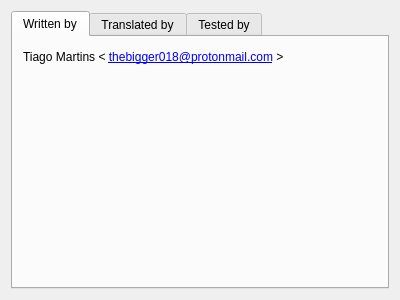
<?xml version="1.0" encoding="UTF-8"?>
<ui version="4.0">
 <class>Credits</class>
 <widget class="QDialog" name="Credits">
  <property name="geometry">
   <rect>
    <x>0</x>
    <y>0</y>
    <width>400</width>
    <height>300</height>
   </rect>
  </property>
  <property name="windowTitle">
   <string>Credits</string>
  </property>
  <property name="windowIcon">
   <iconset resource="icons.qrc">
    <normaloff>:/icons/icons/About.png</normaloff>:/icons/icons/About.png</iconset>
  </property>
  <layout class="QHBoxLayout" name="horizontalLayout">
   <item>
    <widget class="QTabWidget" name="tabWidget">
     <property name="currentIndex">
      <number>0</number>
     </property>
     <widget class="QWidget" name="writtenTab">
      <attribute name="title">
       <string>Written by</string>
      </attribute>
      <widget class="QLabel" name="label">
       <property name="geometry">
        <rect>
         <x>10</x>
         <y>10</y>
         <width>331</width>
         <height>20</height>
        </rect>
       </property>
       <property name="text">
        <string>&lt;html&gt;&lt;head/&gt;&lt;body&gt;&lt;p&gt;Tiago Martins &amp;lt; &lt;a href=&quot;thebigger018@protonmail.com&quot;&gt;&lt;span style=&quot; text-decoration: underline; color:#0000ff;&quot;&gt;thebigger018@protonmail.com&lt;/span&gt;&lt;/a&gt; &amp;gt;&lt;/p&gt;&lt;/body&gt;&lt;/html&gt;</string>
       </property>
      </widget>
     </widget>
     <widget class="QWidget" name="translatedTab">
      <attribute name="title">
       <string>Translated by</string>
      </attribute>
      <widget class="QLabel" name="label_2">
       <property name="geometry">
        <rect>
         <x>10</x>
         <y>0</y>
         <width>321</width>
         <height>71</height>
        </rect>
       </property>
       <property name="text">
        <string>&lt;html&gt;&lt;head/&gt;&lt;body&gt;&lt;p&gt;ZeroDot1 &amp;lt; &lt;a href=&quot;zerodot1@bk.ru&quot;&gt;&lt;span style=&quot; text-decoration: underline; color:#0000ff;&quot;&gt;zerodot1@bk.ru&lt;/span&gt;&lt;/a&gt; &amp;gt;&lt;/p&gt;&lt;p&gt;Tiago Martins &amp;lt; &lt;a href=&quot;thebigger018@protonmail.com&quot;&gt;&lt;span style=&quot; text-decoration: underline; color:#0000ff;&quot;&gt;thebigger018@protonmail.com&lt;/span&gt;&lt;/a&gt; &amp;gt;&lt;/p&gt;&lt;/body&gt;&lt;/html&gt;</string>
       </property>
      </widget>
     </widget>
     <widget class="QWidget" name="testedTab">
      <attribute name="title">
       <string>Tested by</string>
      </attribute>
      <widget class="QLabel" name="label_3">
       <property name="geometry">
        <rect>
         <x>10</x>
         <y>0</y>
         <width>291</width>
         <height>51</height>
        </rect>
       </property>
       <property name="text">
        <string>&lt;html&gt;&lt;head/&gt;&lt;body&gt;&lt;p&gt;ZeroDot1 &amp;lt; &lt;a href=&quot;zerodot1@bk.ru&quot;&gt;&lt;span style=&quot; text-decoration: underline; color:#0000ff;&quot;&gt;zerodot1@bk.ru&lt;/span&gt;&lt;/a&gt; &amp;gt;&lt;/p&gt;&lt;/body&gt;&lt;/html&gt;</string>
       </property>
      </widget>
     </widget>
    </widget>
   </item>
  </layout>
 </widget>
 <resources>
  <include location="icons.qrc"/>
 </resources>
 <connections/>
</ui>
